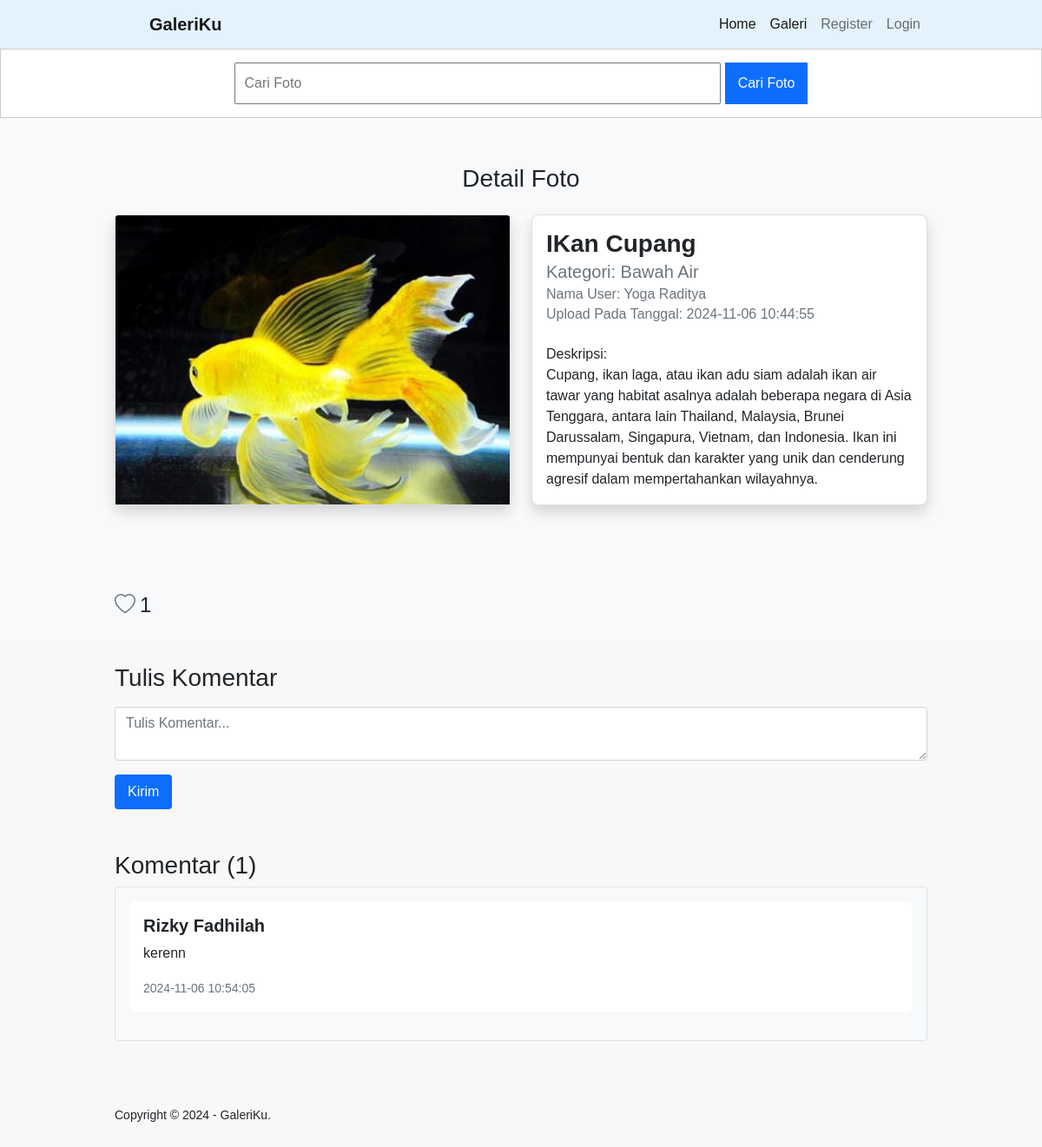
Page /detail-image.php?id=44 on the committed database.
### tables this page shows
CREATE TABLE `tb_image` (
  `image_id` int(11) NOT NULL,
  `category_id` int(11) NOT NULL,
  `category_name` varchar(100) NOT NULL,
  `admin_id` int(11) NOT NULL,
  `admin_name` varchar(100) NOT NULL,
  `image_name` varchar(100) NOT NULL,
  `image_description` text NOT NULL,
  `image` varchar(100) NOT NULL,
  `image_status` tinyint(1) NOT NULL,
  `date_created` timestamp NOT NULL DEFAULT current_timestamp() ON UPDATE current_timestamp()
);

CREATE TABLE `komentar_foto` (
  `komentarID` int(11) NOT NULL,
  `image_id` int(11) NOT NULL,
  `admin_id` int(11) NOT NULL,
  `admin_name` varchar(100) NOT NULL,
  `isi_komentar` text NOT NULL,
  `tanggal_komentar` timestamp NOT NULL DEFAULT current_timestamp() ON UPDATE current_timestamp()
);

### detail-image.php (the view, shortened to what this page needs)
<?php
include 'db.php';
$produk = mysqli_query($conn, "SELECT * FROM tb_image WHERE image_id = '" . $_GET['id'] . "' ");
$p = mysqli_fetch_object($produk);
?>
<!doctype html>
<html lang="en">
<head>
  <link href="https://cdn.jsdelivr.net/npm/bootstrap@5.0.2/dist/css/bootstrap.min.css" rel="stylesheet"
>
  <link rel="stylesheet" href="https://cdn.jsdelivr.net/npm/bootstrap-icons@1.11.3/font/bootstrap-icons.min.css">
  <link rel="stylesheet" href="https://cdnjs.cloudflare.com/ajax/libs/font-awesome/6.0.0-beta3/css/all.min.css">
</head>
<link rel="stylesheet" href="css/style.css">
<body>
  <nav class="navbar navbar-expand-lg navbar-light" style="background-color: #e3f2fd;">
    <div class="container">
      <strong><a class="navbar-brand" href="#">GaleriKu</a></strong>
      <div class="collapse navbar-collapse" id="navbarNav">
        <ul class="navbar-nav ms-auto">
          <li class="nav-item">
            <a class="nav-link active" aria-current="page" href="index.php">Home</a>
          </li>
          <li class="nav-item">
            <a class="nav-link active" href="galeri.php">Galeri</a>
          </li>
          <li class="nav-item active">
            <a class="nav-link" href="registrasi.php">Register</a>
          </li>
          <li class="nav-item">
            <a class="nav-link" href="login.php">Login</a>
          </li>
        </ul>
      </div>
    </div>
  </nav>
  <div class="search">
    <div class="container">
      <form action="galeri.php">
        <input type="text" name="search" placeholder="Cari Foto" value="<?php echo $_GET['search'] ?>" />
        <input type="submit" name="cari" value="Cari Foto" />
      </form>
    </div>
  </div>
  <div class="section py-5">
    <div class="container">
        <h3 class="mb-4 text-center">Detail Foto</h3>
        <div class="row">
            <div class="col-md-6 mb-4">
                <div class="card shadow">
                    <img src="foto/<?php echo htmlspecialchars($p->image); ?>" class="card-img-top" alt="<?php echo htmlspecialchars($p->image_name); ?>" />
                </div>
            </div>
            <div class="col-md-6 mb-4">
                <div class="card shadow h-100">
                    <div class="card-body">
                        <h3 class="card-title"><?php echo htmlspecialchars($p->image_name); ?></h3>
                        <h5 class="card-subtitle mb-2 text-muted">Kategori: <?php echo htmlspecialchars($p->category_name); ?></h5>
                        <h6 class="card-subtitle mb-2 text-muted">Nama User: <?php echo htmlspecialchars($p->admin_name); ?></h6>
                        <h6 class="card-subtitle mb-4 text-muted">Upload Pada Tanggal: <?php echo htmlspecialchars($p->date_created); ?></h6>
                        <p class="card-text">Deskripsi:<br /><?php echo nl2br(htmlspecialchars($p->image_description)); ?></p>
                    </div>
                </div>
            </div>
        </div>
    </div>
</div>
  <div class="section">
    <div class="container">
      <div class="row">
        <div class="col-md-2 d-flex align-items-center">
          <form method="POST" action="">
            <?php
            $qt = mysqli_query($conn, "SELECT SUM(suka) AS total_likes FROM tb_like WHERE image_id = '" . $_GET['id'] . "'");
            $total_likes = mysqli_fetch_array($qt)['total_likes'] ?? 0;
            $cekk = mysqli_query($conn, "SELECT * FROM tb_like WHERE admin_name='" . $_SESSION['a_global']->admin_name . "' AND image_id='" . $p->image_id . "'");
            $hasLiked = mysqli_num_rows($cekk) > 0;
            $likeIconClass = $hasLiked ? 'bi-heart-fill text-danger' : 'bi-heart text-muted';
            echo '<button name="suka" class="like-btn"><i class="bi ' . $likeIconClass . '"></i> <span>' . $total_likes . '</span></button>';
            ?>
          </form>
        </div>
        <div class="col-md-10">
        </div>
      </div>
    </div>
  </div>
  <br>
<?php
  $image_id = $_GET['id'];
    $total_comments_query = "SELECT COUNT(*) as total_comments FROM komentar_foto WHERE image_id = '" . $image_id . "'";
    $total_comments_result = mysqli_query($conn, $total_comments_query);
    $total_comments = mysqli_fetch_assoc($total_comments_result)['total_comments'];?>
  <div class="container mb-5">
    <h3 class="mb-3">Tulis Komentar</h3>
    <form action="" method="POST" class="mt-3">
      <div class="form-group mb-3">
        <textarea name="komentar" class="form-control" maxlength="80" placeholder="Tulis Komentar..."
          required></textarea>
      </div>
      <button type="submit" name="submit" class="btn btn-success">Kirim</button>
    </form>
  </div>
  <div class="container">
    <h3>Komentar (<?php echo $total_comments; ?>)</h3>
    <div class="comments-section">
      <?php
      $up = mysqli_query($conn, "SELECT * FROM komentar_foto WHERE image_id = '" . $_GET['id'] . "' ORDER BY tanggal_komentar DESC");
      if (mysqli_num_rows($up) > 0) {
        while ($u = mysqli_fetch_assoc($up)) {
          ?>
          <div class="comment card mb-3">
            <div class="card-body">
              <h5 class="card-title"><?php echo htmlspecialchars($u['admin_name']); ?></h5>
              <p class="card-text"><?php echo htmlspecialchars($u['isi_komentar']); ?></p>
              <p class="card-text"><small class="text-muted"><?php echo htmlspecialchars($u['tanggal_komentar']); ?></small>
              </p>
            </div>
          </div>
          <?php
        }
      } else {
        ?>
        <p>Komentar Tidak Ada</p>
      <?php } ?>
    </div>
    <br><br>
  </div>
  <footer>
    <div class="container">
        <small>Copyright &copy; 2024 - GaleriKu.</small>
    </div>
</footer>
</body>
</html>

### css/style.css (style rules this page uses)
* { padding:0; margin:0; font-family:'Quicksand', sans-serif; }
body { background-color:#f8f8f8; }
a { color: inherit; text-decoration:none; }
.btn { padding:8px 15px; background-color: #0d6efd; color: #fff; border:none; cursor: pointer; }
footer { padding:25px 0; }
.container { width: 80%; margin: 0 auto; }
.container:after { content:''; display: block; clear:both; }
.section { padding:25px 0; }
.search { padding:15px 0; background-color: #fff; border:1px solid #ccc; text-align: center; }
.search input[type=text] { width: 60%; padding:10px; }
.search input[type=submit] { padding:12px 15px; background-color: #0d6efd; color: #fff; border:none; cursor:pointer; }
.like-btn { background: none; border: none; color: inherit; font-size: 1.5rem; cursor: pointer; display: flex; align-items: center; transition: color 0.3s ease; }
.like-btn i { margin-right: 5px; }
.comments-section { max-height: 400px; overflow-y: auto; border: 1px solid #dee2e6; border-radius: 0.25rem; padding: 1rem; background-color: #f8f9fa; }
.comment { border: none; background-color: #ffffff; transition: box-shadow 0.3s; }
.form-control { border: 1px solid #ced4da; border-radius: 0.25rem; box-shadow: none; transition: border-color 0.3s; }
.btn-success { background-color: #0d6efd; border-color: #28a745; transition: background-color 0.3s; }
.section { background-color: #f8f9fa; }
.card { border-radius: 0.5rem; transition: transform 0.2s; }
.card-title { font-weight: bold; }
.text-center { margin-top: 5px; }

### rows in the picture
tb_image: image (picture), image_name "IKan Cupang", category_name "Bawah Air", admin_name "Yoga Raditya", date_created "2024-11-06 10:44:55", image_description "Cupang, ikan laga, atau ikan adu siam adalah ikan air tawar yang habitat asalnya adalah beberapa negara di Asia Tenggara, antara lain Thailand, Malaysia, Brunei Darussalam, Singapura, Vietnam, dan Indonesia. Ikan ini mempunyai bentuk dan karakter yang unik dan cenderung agresif dalam mempertahankan wilayahnya."
komentar_foto: admin_name "Rizky Fadhilah", isi_komentar "kerenn", tanggal_komentar "2024-11-06 10:54:05"

### other values in the picture
$total_likes "1"
$total_comments "1"
